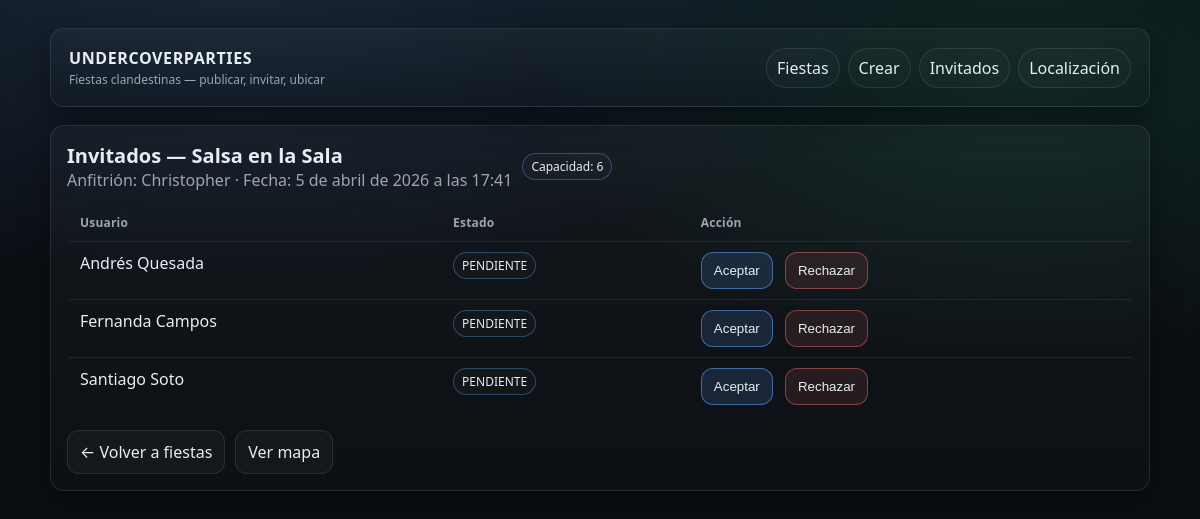
Screenshot of /fiestas/283/invitados with the database file from the repository.
### party_app/models.py (models this page shows, shortened)
class Party(models.Model):
    nombre = models.CharField(max_length=200)
    ubicacion = models.CharField(max_length=255)
    ubicacion_lat = models.FloatField()
    ubicacion_lng = models.FloatField()
    capacidad = models.PositiveIntegerField()
    fecha = models.DateTimeField()
    anfitrion = models.CharField(max_length=120)
    fecha_creacion = models.DateTimeField(auto_now_add=True)

class Invitation(models.Model):
    class Estado(models.TextChoices):
        PENDIENTE = "PENDIENTE", "Pendiente"
        ACEPTADA = "ACEPTADA", "Aceptada"
        RECHAZADA = "RECHAZADA", "Rechazada"
    party = models.ForeignKey(Party, on_delete=models.CASCADE, related_name="invitaciones")
    usuario = models.CharField(max_length=120)
    estado = models.CharField(max_length=20, choices=Estado.choices, default=Estado.PENDIENTE)
    fecha_aceptacion = models.DateTimeField(null=True, blank=True)

### party_app/views.py (the view)
# urls.py: path("fiestas/<int:party_id>/invitados", views.lista_invitados_fiesta),
@require_GET
def lista_invitados_fiesta(request: HttpRequest, party_id: int) -> HttpResponse:
    party = PartyRepository().get_party(party_id=party_id)
    invitations = InvitationRepository().list_invitations_for_party(party_id=party_id)
    return render(request, "parties/party_guests.html", {"party": party, "invitations": invitations})

### party_app/repositories.py (called while the page is built)
    def get_party(self, *, party_id: int) -> Party:
        return Party.objects.get(id=party_id)

    def list_invitations_for_party(self, *, party_id: int):
        return (
            Invitation.objects.select_related("party")
            .filter(party_id=party_id)
            .order_by("estado", "usuario")
        )

### templates/parties/party_guests.html (shortened to what this page needs)
{% extends "base.html" %}
{% block content %}
  <section class="card">
    <div class="split">
      <div>
        <h2 class="h2" style="margin:0;">Invitados — {{ party.nombre }}</h2>
        <div class="muted">Anfitrión: {{ party.anfitrion }} · Fecha: {{ party.fecha }}</div>
      </div>
      <span class="badge wait">Capacidad: {{ party.capacidad }}</span>
    </div>
    {% if invitations|length == 0 %}
      <div class="notice" style="margin-top: 12px;">
        <div>
          <div><b>Sin invitaciones</b></div>
          <div class="muted">Probá correr el seed para datos de ejemplo.</div>
        </div>
      </div>
    {% else %}
      <table class="table" style="margin-top: 12px;">
        <thead>
          <tr>
            <th>Usuario</th>
            <th>Estado</th>
            <th>Acción</th>
          </tr>
        </thead>
        <tbody>
          {% for inv in invitations %}
            <tr>
              <td>{{ inv.usuario }}</td>
              <td>
                {% if inv.estado == 'ACEPTADA' %}
                  <span class="badge ok">ACEPTADA</span>
                {% elif inv.estado == 'RECHAZADA' %}
                  <span class="badge no">RECHAZADA</span>
                {% else %}
                  <span class="badge wait">PENDIENTE</span>
                {% endif %}
              </td>
              <td>
                {% if inv.estado == 'PENDIENTE' %}
                  <form method="post" action="/invitaciones/{{ inv.id }}/aceptar" style="display:inline;">
                    <button class="btn primary" type="submit">Aceptar</button>
                  </form>
                  <form method="post" action="/invitaciones/{{ inv.id }}/rechazar" style="display:inline; margin-left: 8px;">
                    <button class="btn danger" type="submit">Rechazar</button>
                  </form>
                {% else %}
                  <span class="muted">—</span>
                {% endif %}
              </td>
            </tr>
          {% endfor %}
        </tbody>
      </table>
    {% endif %}
    <div class="actions">
      <a class="btn" href="/fiestas">← Volver a fiestas</a>
      <a class="btn" href="/localizacion">Ver mapa</a>
    </div>
  </section>
{% endblock %}

### static/app.css (style rules this page uses)
:root { --bg: #0b0f14; --panel: #111826; --panel-2: #0f1520; --text: #e6edf3; --muted: #9aa6b2; --border: rgba(230, 237, 243, 0.10); --focus: rgba(96, 165, 250, 0.35); --accent: #60a5fa; --danger: #f87171; --success: #34d399; --shadow: 0 12px 30px rgba(0, 0, 0, 0.40); --radius: 14px; }
* { box-sizing: border-box; }
html, body { height: 100%; }
body { margin: 0; font-family: ui-sans-serif, system-ui, -apple-system, Segoe UI, Roboto, Arial, "Apple Color Emoji", "Segoe UI Emoji"; background: radial-gradient(1200px 600px at 20% -10%, rgba(96, 165, 250, 0.18), transparent 60%), radial-gradient(900px 500px at 85% 10%, rgba(52, 211, 153, 0.12), transparent 55%), var(--bg); color: var(--text); }
a { color: var(--accent); text-decoration: none; }
.card { background: linear-gradient(180deg, rgba(255,255,255,0.03), rgba(255,255,255,0.01)); border: 1px solid var(--border); border-radius: var(--radius); padding: 16px; box-shadow: var(--shadow); }
.h2 { margin: 0 0 12px; font-size: 20px; }
.muted { color: var(--muted); }
.actions { display: flex; gap: 10px; flex-wrap: wrap; margin-top: 14px; align-items: center; }
.btn { display: inline-flex; align-items: center; justify-content: center; gap: 8px; padding: 10px 12px; border-radius: 12px; border: 1px solid var(--border); background: rgba(255,255,255,0.03); color: var(--text); cursor: pointer; }
.btn.primary { border-color: rgba(96, 165, 250, 0.55); background: rgba(96, 165, 250, 0.14); }
.btn.danger { border-color: rgba(248, 113, 113, 0.45); background: rgba(248, 113, 113, 0.10); }
.table { width: 100%; border-collapse: collapse; overflow: hidden; border-radius: 12px; border: 1px solid var(--border); }
.table th, .table td { padding: 10px 12px; border-bottom: 1px solid rgba(230, 237, 243, 0.08); text-align: left; vertical-align: top; }
.table th { color: var(--muted); font-weight: 600; font-size: 12px; letter-spacing: 0.2px; }
.badge { display: inline-flex; align-items: center; padding: 4px 8px; border-radius: 999px; border: 1px solid var(--border); font-size: 12px; color: var(--text); background: rgba(255,255,255,0.02); }
.badge.wait { border-color: rgba(96, 165, 250, 0.35); }
.split { display: flex; gap: 10px; align-items: center; flex-wrap: wrap; }

### rows the page displays
Party: nombre "Salsa en la Sala", anfitrion "Christopher", fecha "5 de abril de 2026 a las 17:41", capacidad "6"
Invitation: usuario "Andrés Quesada", estado "PENDIENTE"
Invitation: usuario "Fernanda Campos", estado "PENDIENTE"
Invitation: usuario "Santiago Soto", estado "PENDIENTE"
